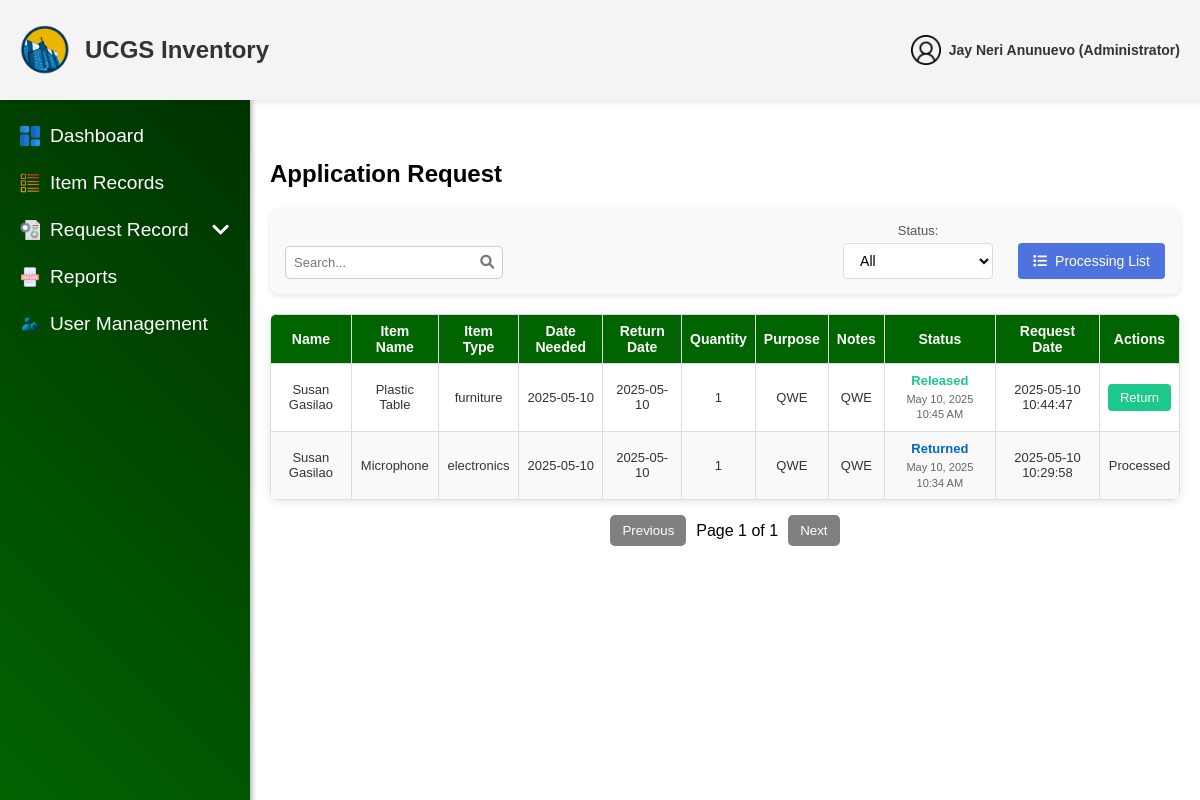
Screenshot of /admin/Application_Request.php (signed in) with the database file from the repository.
### tables this page shows
CREATE TABLE `users` (
  `user_id` int(11) NOT NULL,
  `username` varchar(255) NOT NULL,
  `email` varchar(255) NOT NULL,
  `password` varchar(255) NOT NULL,
  `role` enum('User','Administrator') NOT NULL,
  `ministry` enum('UCM','CWA','CHOIR','PWT','CYF') NOT NULL,
  `status` enum('Active','Deactivated') NOT NULL DEFAULT 'Active',
  `created_at` datetime NOT NULL DEFAULT current_timestamp(),
  `updated_at` datetime DEFAULT NULL ON UPDATE current_timestamp(),
  `deactivation_end` datetime DEFAULT NULL,
  `reset_token` varchar(64) DEFAULT NULL,
  `reset_expires` datetime DEFAULT NULL
);

CREATE TABLE `borrow_requests` (
  `borrow_id` int(11) NOT NULL,
  `user_id` int(11) NOT NULL,
  `item_id` int(11) NOT NULL,
  `quantity` int(11) NOT NULL,
  `date_needed` date NOT NULL,
  `return_date` date NOT NULL,
  `purpose` text NOT NULL,
  `notes` text DEFAULT NULL,
  `status` enum('Pending','Approved','Rejected','For Checking','For Releasing','Released','Return Pending','Returned') NOT NULL DEFAULT 'Pending',
  `request_date` datetime NOT NULL DEFAULT current_timestamp(),
  `transaction_id` int(11) DEFAULT NULL,
  `item_name` varchar(255) DEFAULT NULL,
  `processed_at` datetime DEFAULT NULL,
  `rejection_reason` text DEFAULT NULL,
  `return_status` varchar(20) DEFAULT NULL,
  `return_reason` text DEFAULT NULL
);

CREATE TABLE `items` (
  `item_id` int(11) NOT NULL,
  `created_by` int(11) DEFAULT NULL,
  `item_no` varchar(50) NOT NULL,
  `item_name` varchar(255) NOT NULL,
  `description` text DEFAULT NULL,
  `quantity` int(11) NOT NULL,
  `availability` int(11) NOT NULL DEFAULT 0,
  `unit` varchar(10) NOT NULL DEFAULT 'pcs',
  `status` enum('Available','Out of Stock','Low Stock') NOT NULL,
  `model_no` varchar(50) DEFAULT NULL,
  `item_category` varchar(50) NOT NULL DEFAULT '',
  `item_location` varchar(50) DEFAULT NULL,
  `expiration` date DEFAULT NULL,
  `brand` varchar(50) DEFAULT NULL,
  `deleted_at` datetime DEFAULT NULL,
  `last_updated` datetime NOT NULL DEFAULT current_timestamp() ON UPDATE current_timestamp(),
  `created_at` datetime NOT NULL DEFAULT current_timestamp()
);

### admin/Application_Request.php (the view, shortened to what this page needs)
<?php
include '../config/db_connection.php';
$currentAdminId = intval($_SESSION['user_id']);
$stmt = $conn->prepare("SELECT username, email FROM users WHERE user_id = ?");
$stmt->bind_param("i", $currentAdminId);
$stmt->execute();
$result = $stmt->get_result();
$currentAdmin = $result->fetch_assoc();
$accountName = $currentAdmin['username'] ?? 'User';
$accountName = htmlspecialchars($accountName);
$accountRole = 'Administrator';
$query = "SELECT br.borrow_id AS request_id, u.username, i.item_name, i.item_category,
        br.date_needed, br.return_date, br.quantity, br.purpose, br.notes,
        br.status, br.request_date, br.processed_at, br.rejection_reason
        FROM borrow_requests br
        JOIN users u ON br.user_id = u.user_id
        JOIN items i ON br.item_id = i.item_id
        WHERE br.status IN ('Pending', 'Approved', 'Rejected', 'Returned', 'For Checking', 'For Releasing', 'Released', 'Return Pending')
        ORDER BY br.request_date DESC";
$result = $conn->query($query);
?>
<!DOCTYPE html>
<html lang="en">
<head>
    <link rel="stylesheet" href="../css/Applications_Request.css">
    <link rel="stylesheet" href="https://cdnjs.cloudflare.com/ajax/libs/font-awesome/6.0.0/css/all.min.css">
</head>
<body>
    <header class="header">
        <div class="header-content">
            <div class="left-side">
                <img src="../assets/img/Logo.png" alt="Logo" class="logo">
                <span class="website-name">UCGS Inventory</span>
            </div>
            <div class="right-side">
                <div class="user">
                    <img src="../assets/img/users.png" alt="User" class="icon" id="userIcon">
                    <span class="admin-text"><?php echo htmlspecialchars($accountName); ?> (<?php echo htmlspecialchars($accountRole); ?>)</span>
                </div>
            </div>
        </div>
    </header>
    <aside class="sidebar">
        <ul>
            <li><a href="adminDashboard.php"><img src="../assets/img/dashboards.png" alt="Dashboard Icon" class="sidebar-icon"> Dashboard</a></li>
            <li><a href="ItemRecords.php"><img src="../assets/img/list-items.png" alt="Items Icon" class="sidebar-icon"><span class="text">Item Records</span></a></li>
            <li class="dropdown">
                <a href="#" class="dropdown-btn">
                    <img src="../assets/img/request-for-proposal.png" alt="Request Icon" class="sidebar-icon">
                    <span class="text">Request Record</span>
                </a>
            </li>
            <li><a href="Reports.php"><img src="../assets/img/reports.png" alt="Reports Icon" class="sidebar-icon"> Reports</a></li>
            <li><a href="UserManagement.php"><img src="../assets/img/user-management.png" alt="User Management Icon" class="sidebar-icon"> User Management</a></li>
        </ul>
    </aside>
    <div class="main-content">
        <h2>Application Request</h2>
        <div class="filter-container">
            <div class="search-wrapper">
                <div class="search-container">
                    <input type="text" id="search-box" placeholder="Search...">
                </div>
            </div>
            <div class="form-group">
                <label for="status-filter">Status:</label>
                <select id="status-filter" class="form-control">
                    <option value="all">All</option>
                </select>
            </div>
            <button id="view-list-btn" class="btn-primary">
                <i class="fas fa-list"></i> Processing List </button>
        </div>
        <table class="item-table">
            <thead>
                <tr>
                    <th>Name</th>
                    <th>Item Name</th>
                    <th>Item Type</th>
                    <th>Date Needed</th>
                    <th>Return Date</th>
                    <th>Quantity</th>
                    <th>Purpose</th>
                    <th>Notes</th>
                    <th>Status</th>
                    <th>Request Date</th>
                    <th>Actions</th>
                </tr>
            </thead>
            <tbody id="item-table-body">
                <?php if ($result->num_rows > 0): ?>
                    <?php while ($row = $result->fetch_assoc()): ?>
                        <tr data-request-id="<?php echo $row['request_id']; ?>">
                            <td><?php echo htmlspecialchars($row['username']); ?></td>
                            <td><?php echo htmlspecialchars($row['item_name']); ?></td>
                            <td><?php echo htmlspecialchars($row['item_category']); ?></td>
                            <td><?php echo htmlspecialchars($row['date_needed']); ?></td>
                            <td><?php echo htmlspecialchars($row['return_date']); ?></td>
                            <td><?php echo htmlspecialchars($row['quantity']); ?></td>
                            <td><?php echo htmlspecialchars($row['purpose']); ?></td>
                            <td><?php echo htmlspecialchars($row['notes']); ?></td>
                            <td class="status-cell <?php echo strtolower(str_replace(' ', '-', $row['status'])); ?>">
                                <?php
                                $processedTime = $row['processed_at'] ? (new DateTime($row['processed_at']))->format('M j, Y g:i A') : '';
                                if ($row['status'] === 'Approved') {
                                    echo '<span class="status-approved" title="Approved on ' . htmlspecialchars($processedTime) . '">Approved</span>';
                                    echo '<span class="processed-time">' . htmlspecialchars($processedTime) . '</span>';
                                } elseif ($row['status'] === 'Returned') {
                                    echo '<span class="status-returned" title="Returned on ' . htmlspecialchars($processedTime) . '">Returned</span>';
                                    echo '<span class="processed-time">' . htmlspecialchars($processedTime) . '</span>';
                                } elseif ($row['status'] === 'For Checking') {
                                    echo '<span class="status-checking" title="For Checking since ' . htmlspecialchars($processedTime) . '">For Checking</span>';
                                    echo '<span class="processed-time">' . htmlspecialchars($processedTime) . '</span>';
                                } elseif ($row['status'] === 'For Releasing') {
                                    echo '<span class="status-releasing" title="For Releasing since ' . htmlspecialchars($processedTime) . '">For Releasing</span>';
                                    echo '<span class="processed-time">' . htmlspecialchars($processedTime) . '</span>';
                                } elseif ($row['status'] === 'Released') {
                                    echo '<span class="status-released" title="Released on ' . htmlspecialchars($processedTime) . '">Released</span>';
                                    echo '<span class="processed-time">' . htmlspecialchars($processedTime) . '</span>';
                                } else {
                                    echo '<span title="Pending approval">' . htmlspecialchars($row['status']) . '</span>';
                                }
                                ?>
                            </td>
                            <td><?php echo htmlspecialchars($row['request_date']); ?></td>
                            <td class="action-cell">
                                <?php if ($row['status'] === 'Pending'): ?>
                                    <button class="approve-btn" data-request-id="<?php echo $row['request_id']; ?>">Approve</button>
                                    <button class="reject-btn" data-request-id="<?php echo $row['request_id']; ?>">Reject</button>
                                <?php elseif ($row['status'] === 'Released'): ?>
                                    <button class="return-btn" data-request-id="<?php echo $row['request_id']; ?>">Return</button>
                                <?php else: ?>
                                    <span class="processed-label">Processed</span>
                                <?php endif; ?>
                            </td>
                        </tr>
                    <?php endwhile; ?>
                <?php else: ?>
                    <tr>
                        <td colspan="11">No requests found.</td>
                    </tr>
                <?php endif; ?>
            </tbody>
        </table>
        <div class="pagination">
            <button onclick="prevPage()" id="prev-btn">Previous</button>
            <span id="page-number">Page 1</span>
            <button onclick="nextPage()" id="next-btn">Next</button>
        </div>
    </div>
</body>
</html>

### rows the page displays
users: username "Jay Neri Anunuevo"
borrow_requests: user.username "Susan Gasilao", item.item_name "Plastic Table", item.item_category "furniture", date_needed "2025-05-10", return_date "2025-05-10", quantity "1", purpose "QWE", notes "QWE", processed_at "May 10, 2025 10:45 AM", request_date "2025-05-10 10:44:47"
borrow_requests: user.username "Susan Gasilao", item.item_name "Microphone", item.item_category "electronics", date_needed "2025-05-10", return_date "2025-05-10", quantity "1", purpose "QWE", notes "QWE", processed_at "May 10, 2025 10:34 AM", request_date "2025-05-10 10:29:58", status "Processed"

### other values shown
$accountRole "Administrator"
